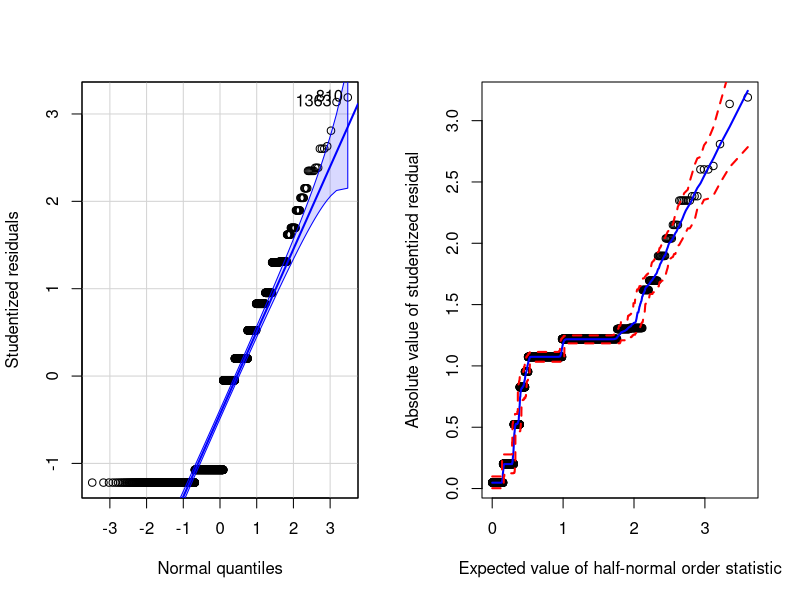
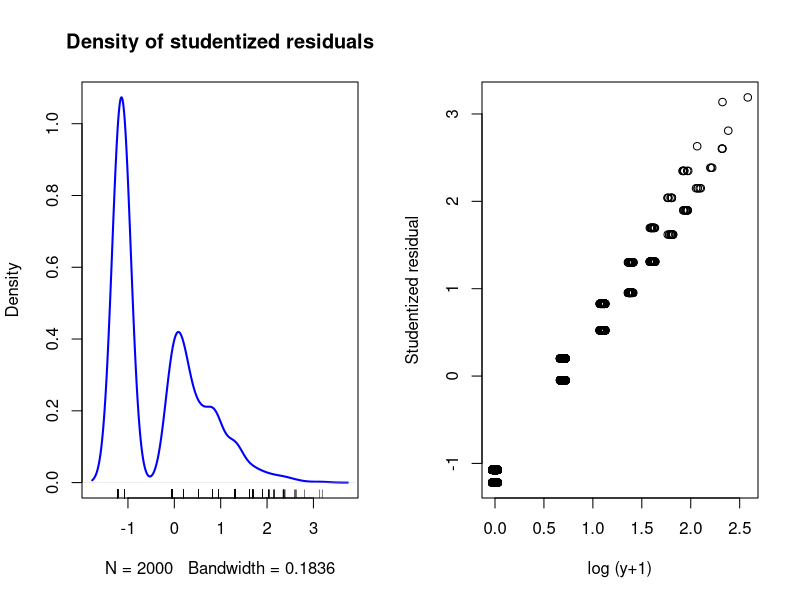

These charts were generated, in order, by the following R code:

##~~~~~~~~~~~~~~~~~~~~~~~~~~~~~~~~~~~~~~~~~~~~~~~~~~~~~~~~~~~~~~~~~~~~~~~

# Atkinson (1981, 1987) suggested a more robust and useful version of these QQ plots: half
# normal plots, with simulated confidence envelopes. Friendly page 481


    rm(list=ls())
    require(tidyverse)
    require(MASS)
    library(car)
    library(vcd)
     
    
    # pop parameters
    n  <- 1000
    k  <- 1.3   # this is k, alpha=1/k
    1/k         # alpha reported as theta in neg binomial
    mu0 <- 1
    mu1 <- mu0*0.75
    
    fup   <- 1
    drop1 <- 0.1
    drop2 <- 0.1
     
    
    #~~~~~~~~~~~~~~~~~~~~~~~~~~~~~~~~~~~~~~~~~~~~~~~~~~~~~~~~~~~~
    dose <- c(rep("placebo",n),rep("trt",n))
    mu   <- c(rep(mu0,n),rep(mu1,n))
    drop <- c(rep(.1,n),rep(.1,n))
    #~~~~~~~~~~~~~~~~~~~~~~~~~~~~~~~~~~~~~~~~~~~~~~~~~~~~~~~~~~~~
    # discontinuations and follow up
    f        <- - rexp(2*n) / log(1-drop)
    length   <- ifelse(f>1,1,f)
    
    #~~~~~~~~~~~~~~~~~~~~~~~~~~~~~~~~~~~~~~~~~~~~~~~~~~~~~~~~~~~~
    
    # rnbinom approach
    y <-  rnbinom(n*2,  p=1/(1+ mu*    length* k),  size=1/k)  +
          rnbinom(n*2,  p=1/(1+ mu0*(1-length)*k),  size=1/k)
    
    logleng  <- rep(0, n*2)
    
    summary(f<-glm.nb(y~dose+offset(logleng) ))



  #~~~~~~~~~~~~~~~~~~~~~~~~~~~~~~~~~~~~~~~~~~~~~~~~~~~~~~~~~~~~~~~~~~~~~~~~~~~~~~~~~~~~~~~~~~~
  
  
  par(mfrow=c(1,2))
  qqPlot(rstudent(f), xlab="Normal quantiles", ylab="Studentized residuals")
  
  
  # michael friendly
  # Figure 11.38: Half-normal QQ plot of studentized residuals for the NB model fit to the PhdPubs
  # data. The reference line and confidence envelope reflect the mean and (2.5%, 97.5%) quantiles of
  # {fig:phd-halfnorm} the simulation distribution under the negative-binomial model for the same data
  
  # First, calculate the sorted absolute values of the residuals |r|(i) and their 
  # expected normal values, |z|(i) . The basic plot will be plot(expected, observed).
  
  
  observed <- sort(abs(rstudent(f)))
  n <- length(observed)
  expected <- qnorm((1:n + n - 1/8)/(2*n + 1/2))
  
  #
  # Then, use simulate() to generate S = 100 simulated response vectors 
  # around the fitted values in the model. Here this uses the negative-binomial
  # random number generator (rnegbin()) with the same dispersion value 
  # estimated in the model. The result, called sims here, 
  # is a data frame of n rows and S = 100 columns, named sim_1, sim_2, ....
  
  S <- 100
  sims <- simulate(f, nsim=S)
 
  # The next step is computationally intensive, because we have to fit the 
  # NB model S = 100 times and a little bit tricky, because we need to use
  # the same model formula as the original, but with the simulated y. We 
  # first define a function resids to do this for a given y, and then use
  # apply to calculate them all. To save computing time,
  # the coefficients from the original model are used as starting values.
  
  resids <- function(y)
    rstudent(glm.nb(y ~ dose + offset(logleng),
                    start=coef(f)))
  
  # fit models to each simulated y and collect student residuals
  z <- apply(sims,2,resids)
  z <- abs(z)            # absolute resids
  z <- apply(z, 2, sort) # sort each column
  
  # now calculate the mean and quantiles 
  envelope <- 0.95
  mean <- apply(z, 1, mean)
  lower <- apply(z, 1, quantile, prob=(1 - envelope)/2)
  upper <- apply(z, 1, quantile, prob=(1 + envelope)/2)
  
  
  plot(expected, observed,
       xlab='Expected value of half-normal order statistic',
       ylab='Absolute value of studentized residual')
  lines(expected, mean, lty=1, lwd=2, col="blue")
  lines(expected, lower, lty=2, lwd=2, col="red")
  lines(expected, upper, lty=2, lwd=2, col="red")
  # identify(expected, observed, labels=names(observed), n=3)
   
  
  ##~~~~~~~~~~~~~~~~~~~~~~~~~~~~~~~~~~~~~~~~~~~~~~~~~~~~~~~~~~~~~~~~~~~~~~~
  
  res <- rstudent(f)
  plot(density(res), lwd=2, col="blue",
         main="Density of studentized residuals")
   rug(res)
  
    #why the bimodality?
   plot(jitter(log(y+1), factor=1.5), res,
            xlab="log (y+1)", ylab="Studentized residual")
  
   ##~~~~~~~~~~~~~~~~~~~~~~~~~~~~~~~~~~~~~~~~~~~~~~~~~~~~~~~~~~~~~~~~~~~~~~~
   
  
  
  
  
  
  
  
  
  
  
  
  
  
  
  
  
  
  